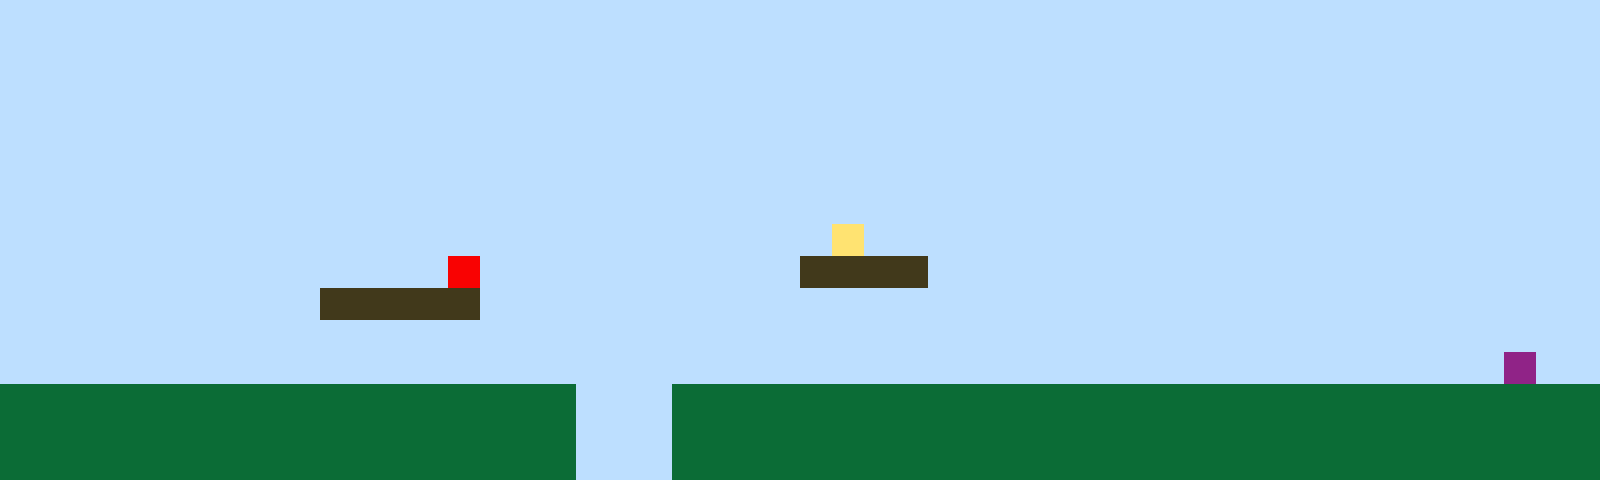

This is a level from a 2D game, rendered from its Tiled map with the project's own tilesets. A one-line summary and the complete map file follow:
An orthogonal 50x15 tile map with 32x32 px tiles, 1 tile layer (Tile Layer 1).

<map version="1.10" tiledversion="1.11.2" orientation="orthogonal" renderorder="right-up" width="50" height="15" tilewidth="32" tileheight="32" infinite="0" nextlayerid="2" nextobjectid="1"><editorsettings><export target="map1.csv" format="csv" /></editorsettings><tileset firstgid="1" name="sprites" tilewidth="32" tileheight="32" tilecount="6" columns="3"><image source="sprites.png" width="96" height="64" /></tileset><layer id="1" name="Tile Layer 1" width="50" height="15"><data encoding="csv">1,1,1,1,1,1,1,1,1,1,1,1,1,1,1,1,1,1,1,1,1,1,1,1,1,1,1,1,1,1,1,1,1,1,1,1,1,1,1,1,1,1,1,1,1,1,1,1,1,1,1,1,1,1,1,1,1,1,1,1,1,1,1,1,1,1,1,1,1,1,1,1,1,1,1,1,1,1,1,1,1,1,1,1,1,1,1,1,1,1,1,1,1,1,1,1,1,1,1,1,1,1,1,1,1,1,1,1,1,1,1,1,1,1,1,1,1,1,1,1,1,1,1,1,1,1,1,1,1,1,1,1,1,1,1,1,1,1,1,1,1,1,1,1,1,1,1,1,1,1,1,1,1,1,1,1,1,1,1,1,1,1,1,1,1,1,1,1,1,1,1,1,1,1,1,1,1,1,1,1,1,1,1,1,1,1,1,1,1,1,1,1,1,1,1,1,1,1,1,1,1,1,1,1,1,1,1,1,1,1,1,1,1,1,1,1,1,1,1,1,1,1,1,1,1,1,1,1,1,1,1,1,1,1,1,1,1,1,1,1,1,1,1,1,1,1,1,1,1,1,1,1,1,1,1,1,1,1,1,1,1,1,1,1,1,1,1,1,1,1,1,1,1,1,1,1,1,1,1,1,1,1,1,1,1,1,1,1,1,1,1,1,1,1,1,1,1,1,1,1,1,1,1,1,1,1,1,1,1,1,1,1,1,1,1,1,1,1,1,1,1,1,1,1,1,1,1,1,1,1,1,1,1,1,1,1,1,1,1,1,1,1,1,1,1,1,1,1,1,1,1,1,1,1,1,1,1,1,1,1,1,1,1,1,1,1,1,1,1,1,1,1,1,1,1,1,4,1,1,1,1,1,1,1,1,1,1,1,1,1,1,1,1,1,1,1,1,1,1,1,1,1,1,1,1,1,1,1,1,1,1,1,1,1,5,1,1,1,1,1,1,1,1,1,1,3,3,3,3,1,1,1,1,1,1,1,1,1,1,1,1,1,1,1,1,1,1,1,1,1,1,1,1,1,1,1,1,1,1,1,3,3,3,3,3,1,1,1,1,1,1,1,1,1,1,1,1,1,1,1,1,1,1,1,1,1,1,1,1,1,1,1,1,1,1,1,1,1,1,1,1,1,1,1,1,1,1,1,1,1,1,1,1,1,1,1,1,1,1,1,1,1,1,1,1,1,1,1,1,1,1,1,1,1,1,1,1,1,1,1,1,1,1,1,1,1,1,1,1,1,1,1,1,1,1,1,1,1,1,1,1,1,1,1,1,1,1,1,1,1,1,1,1,1,1,1,1,1,1,1,1,1,1,1,1,1,1,1,1,1,1,1,1,1,1,1,1,6,1,1,2,2,2,2,2,2,2,2,2,2,2,2,2,2,2,2,2,2,1,1,1,2,2,2,2,2,2,2,2,2,2,2,2,2,2,2,2,2,2,2,2,2,2,2,2,2,2,2,2,2,2,2,2,2,2,2,2,2,2,2,2,2,2,2,2,2,2,2,1,1,1,2,2,2,2,2,2,2,2,2,2,2,2,2,2,2,2,2,2,2,2,2,2,2,2,2,2,2,2,2,2,2,2,2,2,2,2,2,2,2,2,2,2,2,2,2,2,2,1,1,1,2,2,2,2,2,2,2,2,2,2,2,2,2,2,2,2,2,2,2,2,2,2,2,2,2,2,2,2,2</data></layer></map>
